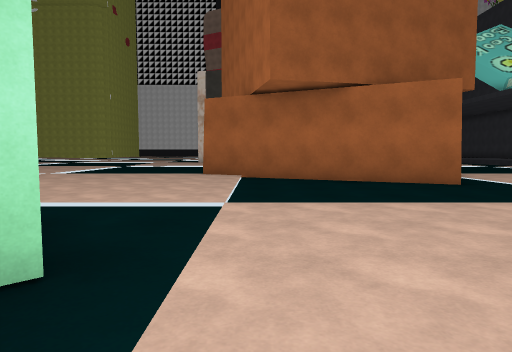
View 1 (above)

24 first-person views from a walk through a 3-D level made in the Unity game engine. The camera is 1.2 m above the floor, tilts 4° down and sees 75° across. The floor is counted in squares, 2 m on a side. Each view is taken from the middle of a square. On the plan, view 1 faces up. The plan holds only what a view shows up to about 10 squares ahead; the rest is blank. The place goes on beyond the plan. Some surface patterns are stand-ins.

View 2
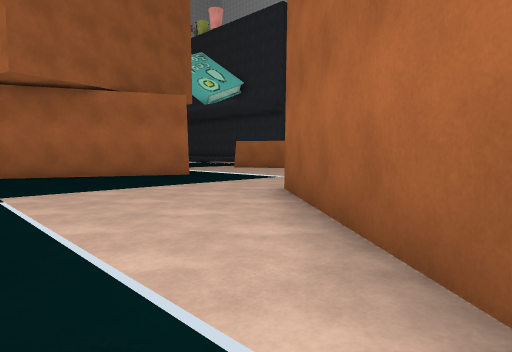

View 3
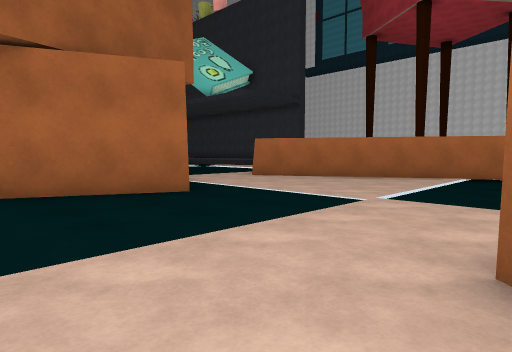

View 4
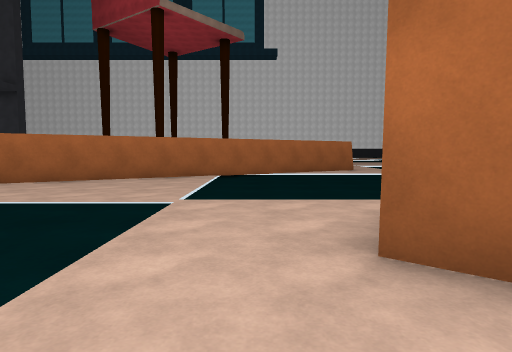

View 5
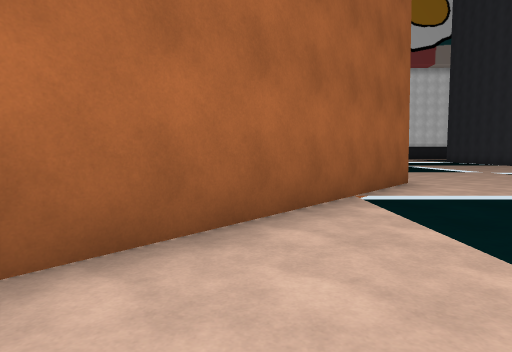

View 6
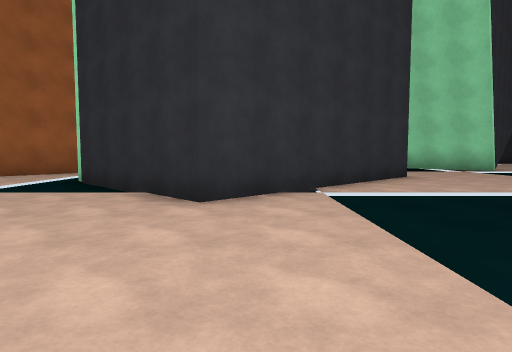

View 7
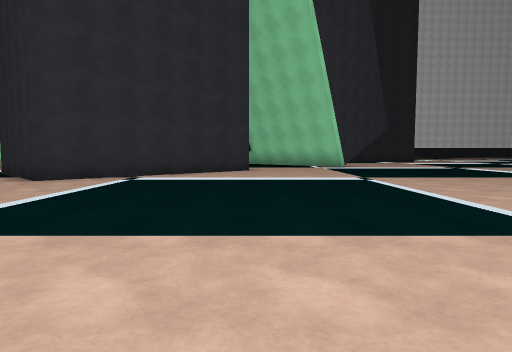

View 8
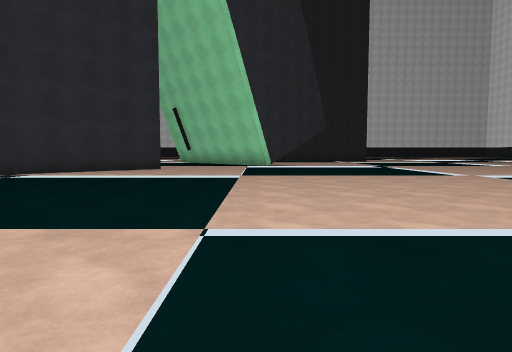

View 9
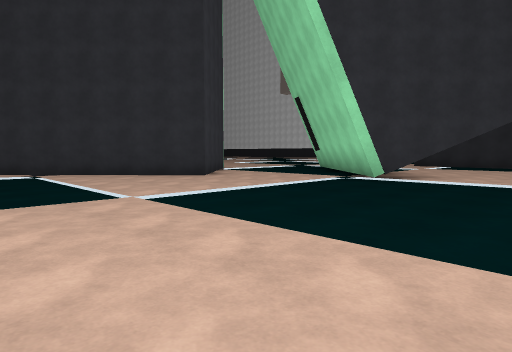

View 10
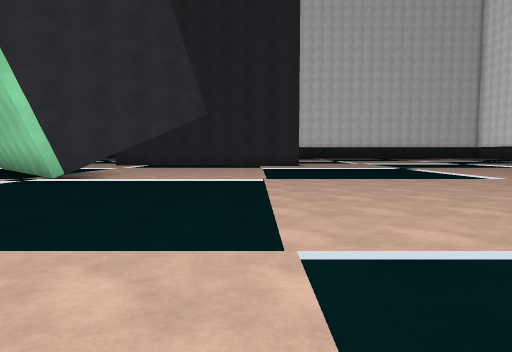

View 11
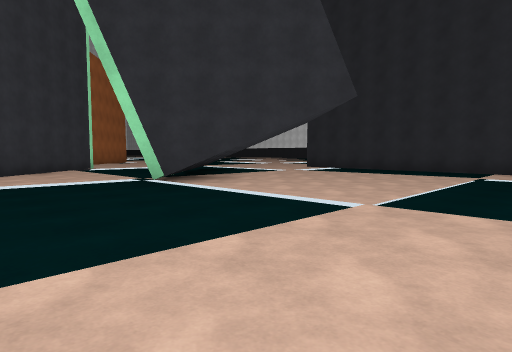

View 12
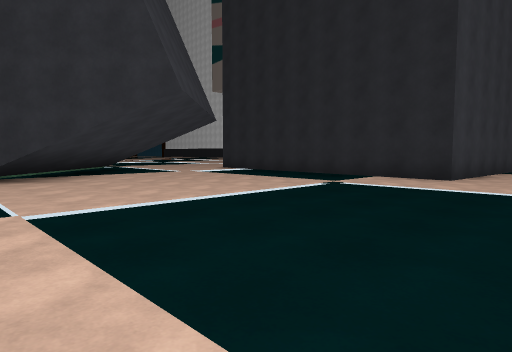

View 13
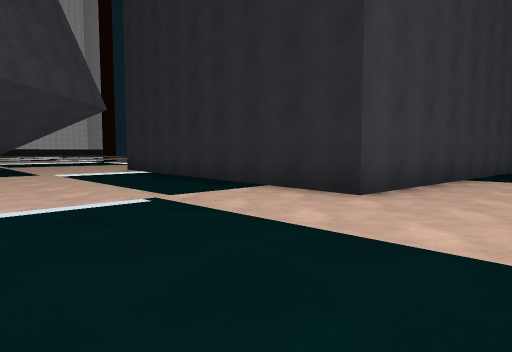

View 14
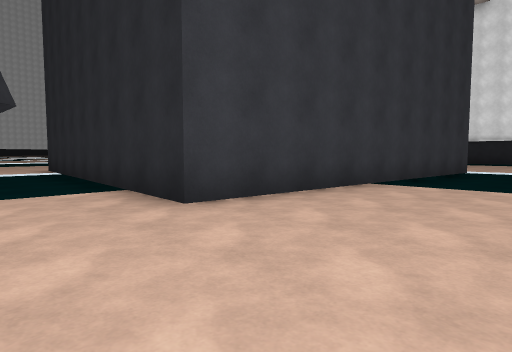

View 15
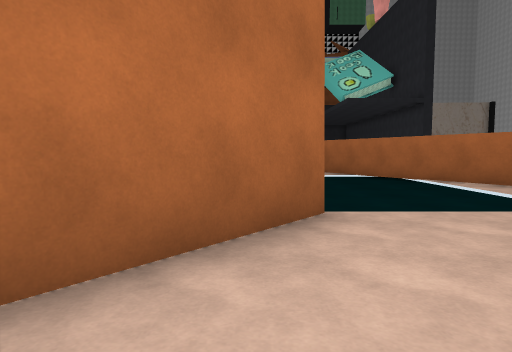

View 16
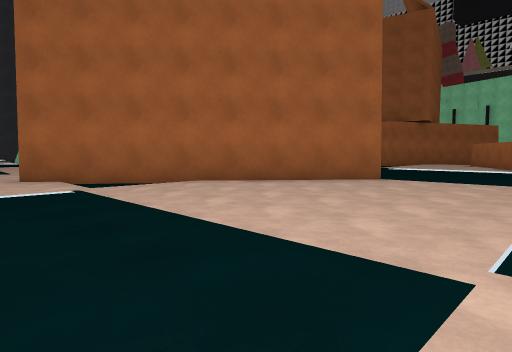

View 17
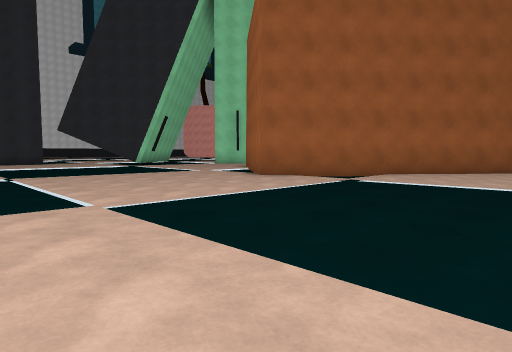

View 18
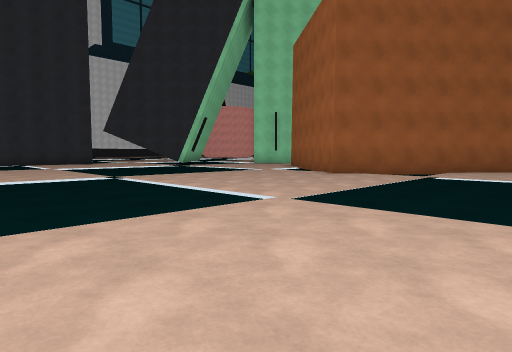

View 19
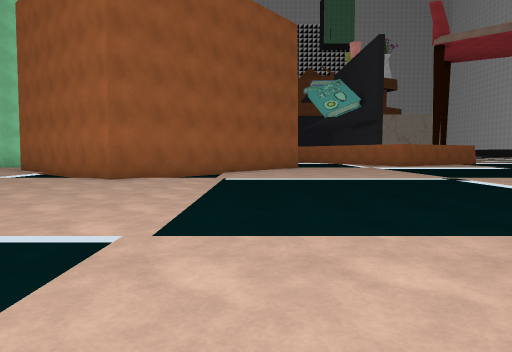

View 20
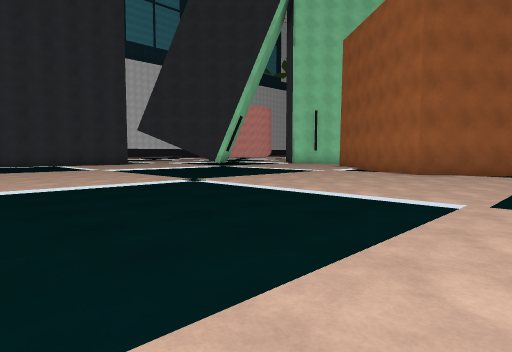

View 21
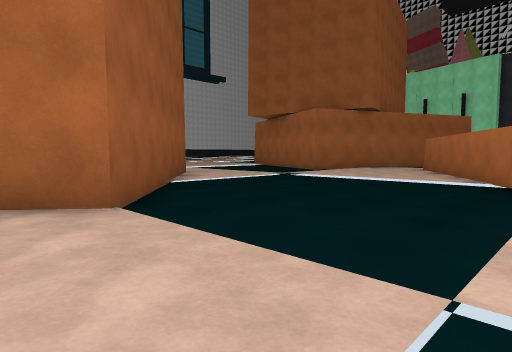

View 22
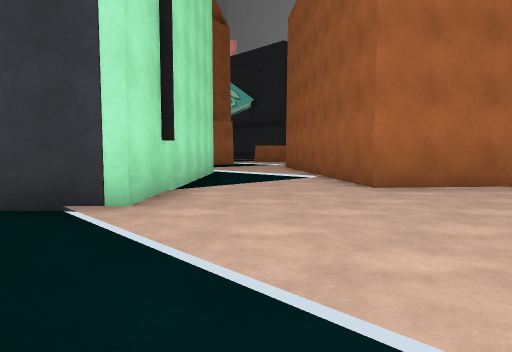

View 23
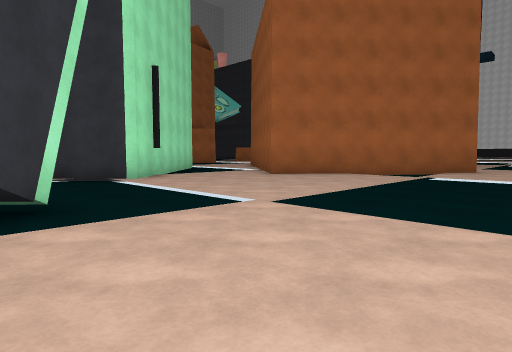

View 24
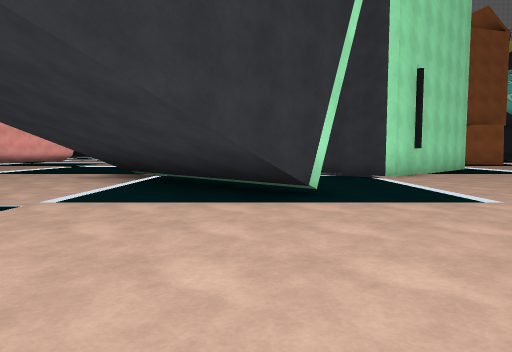

### Floor plan
Points are (right, up) in squares from view 1. A wall is a line through its corners. A room is listed if a view was taken in it or the views show most of it. See-through windows are left out.
Room 1 (views 1, 2, 3, 4, 5, 6, 7, 8, 9, 10, 11, 12, 13, 14, 21)
walls: (-8.8, 0.7) (-4.3, 5) (-1.1, 1.7) (-5.5, -2.7); (-13.9, -2.9) (-12.5, -1.4) (-11.6, -2.3); (-2, -3.6) (2.9, 2.3) (7.7, -1.7); (4.2, 6.7) (-1.6, 9.4); (11.5, 1.3) (7.2, 8.4); (-19.7, -17.6) (-18.9, -9) (-10.5, -9.7)
ways out: opening at (-9, -4.5) to room 2; opening at (10, -3.7) to room 2
Room 2 (views 15, 16, 17, 18, 19, 20, 22, 23, 24)
walls: (-7.7, -5.5) (-9.5, -7.2); (-5.5, -2.7) (-8.8, 0.7); (-12.3, -1.3) (-9.5, -4); (7.7, -1.7) (2.8, -7.6) (-2, -3.6)
low walls: (-11.4, -2.5) (-10.6, -3.2)
ways out: opening at (-9, -4.5) to room 1; opening at (10, -3.7) to room 1

Positions as (right, up) in squares from view 1, and headings:
1: (0, 0), facing up
2: (-1, -1), facing up-right
3: (1, 2), facing up-right
4: (1, 3), facing right
5: (1, 3), facing down
6: (-5, 9), facing down
7: (-9, 12), facing down
8: (-12, 12), facing down
9: (-16, 6), facing down-right
10: (-17, 6), facing down
11: (-19, 2), facing down-right
12: (-21, -1), facing down-right
13: (-21, -5), facing down-right
14: (-22, -7), facing down-right
15: (7, -5), facing up
16: (11, -9), facing up-left
17: (9, -14), facing up-left
18: (8, -16), facing up-left
19: (6, -15), facing up
20: (6, -17), facing up-left
21: (11, -3), facing up-left
22: (-7, -6), facing up-right
23: (-9, -10), facing up-right
24: (-9, -11), facing up
